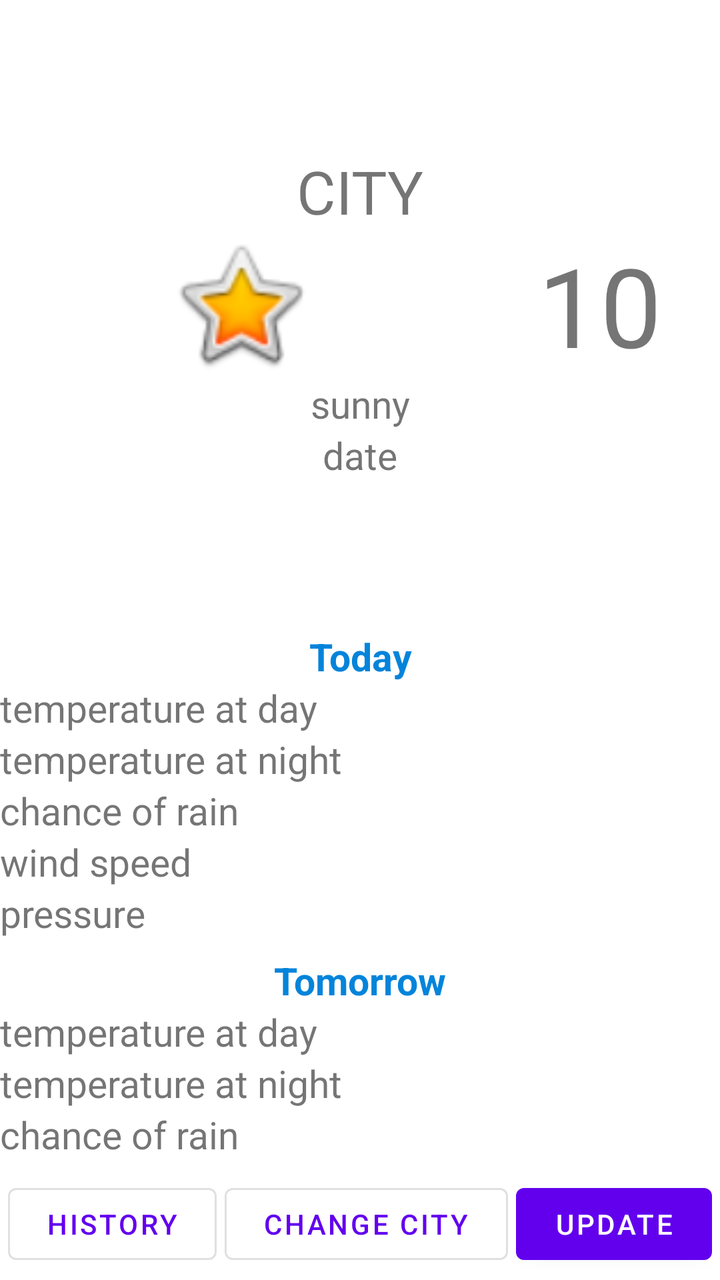
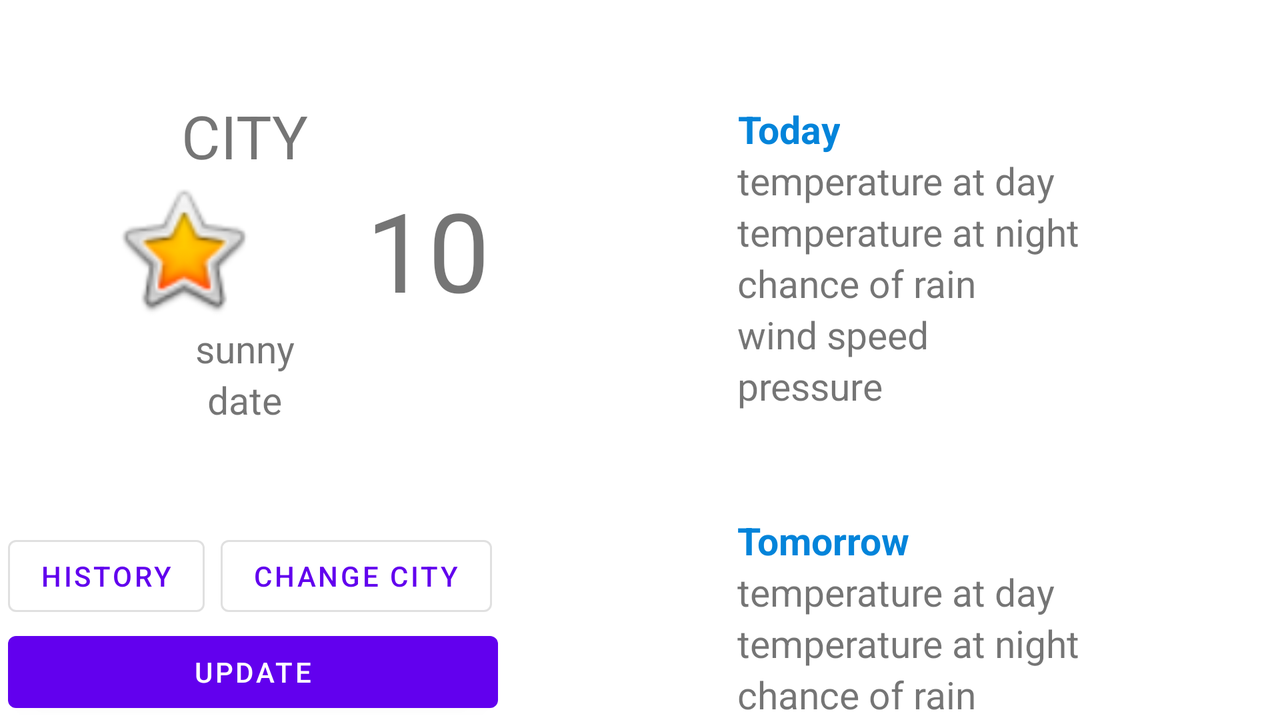

The same Android screen from two of the app's own layout files: first res/layout/ as a phone draws it, then the repository's variant for another configuration, drawn on a device whose configuration selects that folder. Both files follow.
<!-- AndroidManifest.xml: activity theme AppTheme.NoActionBar -->
<!-- res/layout/activity_main.xml -->
<?xml version="1.0" encoding="utf-8"?>
<androidx.constraintlayout.widget.ConstraintLayout xmlns:android="http://schemas.android.com/apk/res/android"
    xmlns:app="http://schemas.android.com/apk/res-auto"
    xmlns:tools="http://schemas.android.com/tools"
    android:layout_width="match_parent"
    android:layout_height="match_parent"
    tools:context=".MainActivity">


    <LinearLayout
        android:id="@+id/linearLayout"
        android:layout_width="match_parent"
        android:layout_height="wrap_content"
        android:orientation="vertical"
        app:layout_constraintBottom_toTopOf="@+id/today_textView"
        app:layout_constraintTop_toTopOf="parent">

        <TextView
            android:id="@+id/city_textView"
            android:layout_width="match_parent"
            android:layout_height="wrap_content"
            android:gravity="center"
            android:text="@string/city_text"
            android:textSize="@dimen/city_size_text" />

        <LinearLayout
            android:layout_width="match_parent"
            android:layout_height="wrap_content"
            android:orientation="horizontal">

            <ImageView
                android:id="@+id/precipitation_now_imageView"
                android:layout_width="183dp"
                android:layout_height="match_parent"
                android:layout_weight="1"
                app:srcCompat="@android:drawable/btn_star_big_on" />


            <TextView
                android:id="@+id/temp_now_textView"
                android:layout_width="wrap_content"
                android:layout_height="match_parent"
                android:layout_weight="1"
                android:gravity="center"
                android:text="@string/temp_now_initial"
                android:textSize="@dimen/temp_now_sise_text" />

        </LinearLayout>

        <TextView
            android:id="@+id/precipitation_now_textView"
            android:layout_width="match_parent"
            android:layout_height="wrap_content"
            android:gravity="center"
            android:text="@string/precipitation_now_initial"
            android:textSize="@dimen/basic_size_text" />

        <TextView
            android:id="@+id/date_now_textView"
            android:layout_width="match_parent"
            android:layout_height="wrap_content"
            android:gravity="center"
            android:text="@string/date_initial"
            android:textSize="@dimen/basic_size_text" />

    </LinearLayout>


    <TextView
        android:id="@+id/today_textView"
        android:layout_width="match_parent"
        android:layout_height="wrap_content"
        android:gravity="center"
        android:text="@string/today_text"
        android:textSize="@dimen/basic_size_text"
        android:textStyle="bold"
        style="@style/HeadersStartEnd"
        app:layout_constraintBottom_toTopOf="@+id/linearLayout2"
        app:layout_constraintStart_toStartOf="@+id/linearLayout2" />

    <LinearLayout
        android:id="@+id/linearLayout2"
        android:layout_width="match_parent"
        android:layout_height="wrap_content"
        android:layout_marginBottom="8dp"
        android:orientation="horizontal"
        app:layout_constraintBottom_toTopOf="@+id/tomorrow_textView">

        <LinearLayout
            android:layout_width="wrap_content"
            android:layout_height="match_parent"
            android:orientation="vertical">

            <TextView
                android:id="@+id/temp_at_day_today_textView"
                android:layout_width="match_parent"
                android:layout_height="wrap_content"
                android:text="@string/temperature_at_day_text"
                android:textSize="@dimen/basic_size_text" />

            <TextView
                android:id="@+id/temp_at_nihght_today_textView"
                android:layout_width="match_parent"
                android:layout_height="wrap_content"
                android:text="@string/temperature_at_night_text"
                android:textSize="@dimen/basic_size_text" />

            <TextView
                android:id="@+id/chance_of_rain_today_textView"
                android:layout_width="match_parent"
                android:layout_height="wrap_content"
                android:text="@string/chance_of_rain_text"
                android:textSize="@dimen/basic_size_text" />

            <TextView
                android:id="@+id/wind_today_textView"
                android:layout_width="match_parent"
                android:layout_height="wrap_content"
                android:text="@string/wind_text"
                android:textSize="@dimen/basic_size_text" />

            <TextView
                android:id="@+id/pressure_today_textView"
                android:layout_width="match_parent"
                android:layout_height="wrap_content"
                android:text="@string/pressure_text"
                android:textSize="@dimen/basic_size_text"/>

        </LinearLayout>

        <LinearLayout
            android:layout_width="match_parent"
            android:layout_height="match_parent"
            android:orientation="vertical">

            <TextView
                android:id="@+id/temp_at_day_today_value"
                android:layout_width="match_parent"
                android:layout_height="wrap_content"
                android:gravity="center"
                android:textSize="@dimen/basic_size_text" />

            <TextView
                android:id="@+id/temp_at_night_today_value"
                android:layout_width="match_parent"
                android:layout_height="wrap_content"
                android:gravity="center"
                android:textSize="@dimen/basic_size_text" />

            <TextView
                android:id="@+id/chance_of_rain_today_value"
                android:layout_width="match_parent"
                android:layout_height="wrap_content"
                android:gravity="center"
                android:textSize="@dimen/basic_size_text" />

            <TextView
                android:id="@+id/wind_today_value"
                android:layout_width="match_parent"
                android:layout_height="wrap_content"
                android:gravity="center"
                android:textSize="@dimen/basic_size_text" />

            <TextView
                android:id="@+id/pressure_today_value"
                android:layout_width="match_parent"
                android:layout_height="wrap_content"
                android:gravity="center"
                android:textSize="@dimen/basic_size_text" />

        </LinearLayout>
    </LinearLayout>

    <TextView
        android:id="@+id/tomorrow_textView"
        android:layout_width="match_parent"
        android:layout_height="wrap_content"
        android:gravity="center"
        android:text="@string/tomorrow_text"
        android:textSize="@dimen/basic_size_text"
        style="@style/HeadersStartEnd"
        android:textStyle="bold"
        app:layout_constraintBottom_toTopOf="@+id/linearLayout4" />

    <LinearLayout
        android:id="@+id/linearLayout4"
        android:layout_width="match_parent"
        android:layout_height="wrap_content"
        android:layout_marginBottom="8dp"
        android:orientation="horizontal"
        app:layout_constraintBottom_toTopOf="@+id/linearLayout3">

        <LinearLayout
            android:layout_width="wrap_content"
            android:layout_height="match_parent"
            android:orientation="vertical">

            <TextView
                android:id="@+id/temp_at_day_tomorrow_textView"
                android:layout_width="match_parent"
                android:layout_height="wrap_content"
                android:text="@string/temperature_at_day_text"
                android:textSize="@dimen/basic_size_text" />

            <TextView
                android:id="@+id/temp_at_night_tomorrow_textView"
                android:layout_width="match_parent"
                android:layout_height="wrap_content"
                android:text="@string/temperature_at_night_text"
                android:textSize="@dimen/basic_size_text" />

            <TextView
                android:id="@+id/chance_of_rain_tomorrow_textView"
                android:layout_width="match_parent"
                android:layout_height="wrap_content"
                android:text="@string/chance_of_rain_text"
                android:textSize="@dimen/basic_size_text" />

        </LinearLayout>

        <LinearLayout
            android:layout_width="match_parent"
            android:layout_height="match_parent"
            android:orientation="vertical">

            <TextView
                android:id="@+id/temp_at_day_tomorrow_value"
                android:layout_width="match_parent"
                android:layout_height="wrap_content"
                android:gravity="center"
                android:textSize="@dimen/basic_size_text" />

            <TextView
                android:id="@+id/temp_at_night_tomorrow_value"
                android:layout_width="match_parent"
                android:layout_height="wrap_content"
                android:gravity="center"
                android:textSize="@dimen/basic_size_text" />

            <TextView
                android:id="@+id/chance_of_rain_tomorrow_value"
                android:layout_width="match_parent"
                android:layout_height="wrap_content"
                android:gravity="center"
                android:textSize="@dimen/basic_size_text" />

        </LinearLayout>
    </LinearLayout>

    <LinearLayout
        android:id="@+id/linearLayout3"
        android:layout_width="match_parent"
        android:layout_height="wrap_content"
        android:orientation="horizontal"
        android:layout_marginTop="4dp"
        android:layout_marginBottom="4dp"
        app:layout_constraintBottom_toBottomOf="parent">

        <com.google.android.material.button.MaterialButton
            android:id="@+id/history_button"
            android:layout_width="wrap_content"
            android:layout_height="wrap_content"
            android:layout_weight="1"
            android:layout_marginStart="4dp"
            android:layout_marginEnd="4dp"
            style="?attr/materialButtonOutlinedStyle"
            android:text="@string/history_button_text" />

        <com.google.android.material.button.MaterialButton
            android:id="@+id/change_city_button"
            android:layout_width="wrap_content"
            android:layout_height="wrap_content"
            android:layout_weight="1"
            style="?attr/materialButtonOutlinedStyle"
            android:text="@string/change_city_text" />

        <com.google.android.material.button.MaterialButton
            android:id="@+id/update_button"
            android:layout_width="wrap_content"
            android:layout_height="wrap_content"
            android:layout_weight="1"
            android:layout_marginStart="4dp"
            android:layout_marginEnd="4dp"
            android:text="@string/update_text" />

    </LinearLayout>

</androidx.constraintlayout.widget.ConstraintLayout>
<!-- resources referenced by this layout -->
<resources>
  <dimen name="basic_size_text">19sp</dimen>
  <dimen name="city_size_text">30sp</dimen>
  <dimen name="temp_now_sise_text">55sp</dimen>
  <string name="chance_of_rain_text">сhance of rain</string>
  <string name="change_city_text">CHANGE CITY</string>
  <string name="city_text">CITY</string>
  <string name="date_initial">date</string>
  <string name="history_button_text">HISTORY</string>
  <string name="precipitation_now_initial">sunny</string>
  <string name="pressure_text">pressure</string>
  <string name="temp_now_initial">10</string>
  <string name="temperature_at_day_text">temperature at day</string>
  <string name="temperature_at_night_text">temperature at night</string>
  <string name="today_text">Today</string>
  <string name="tomorrow_text">Tomorrow</string>
  <string name="update_text">UPDATE</string>
  <string name="wind_text">wind speed</string>
  <style name="HeadersStartEnd">
          <item name="android:textColor">@color/colorHeaders</item>
      </style>
  <style name="AppTheme.NoActionBar">
          <item name="windowActionBar">false</item>
          <item name="windowNoTitle">true</item>
      </style>
  <color name="colorHeaders">#0384da</color>
</resources>
<!-- res/layout-land/activity_main.xml (the repository's variant of the layout above) -->
<!-- drawn on the phone turned sideways -->
<?xml version="1.0" encoding="utf-8"?>
<androidx.constraintlayout.widget.ConstraintLayout xmlns:android="http://schemas.android.com/apk/res/android"
    xmlns:tools="http://schemas.android.com/tools"
    android:layout_width="match_parent"
    android:layout_height="match_parent"
    xmlns:app="http://schemas.android.com/apk/res-auto"
    tools:context=".MainActivity">

    <LinearLayout
        android:id="@+id/linearLayout"
        android:layout_width="wrap_content"
        android:layout_height="wrap_content"
        android:orientation="vertical"
        app:layout_constraintBottom_toTopOf="@+id/linearLayout3"
        app:layout_constraintTop_toTopOf="parent">

        <TextView
            android:id="@+id/city_textView"
            android:layout_width="match_parent"
            android:layout_height="wrap_content"
            android:gravity="center"
            android:text="@string/city_text"
            android:textSize="@dimen/city_size_text" />

        <LinearLayout
            android:layout_width="match_parent"
            android:layout_height="wrap_content"
            android:orientation="horizontal">


            <ImageView
                android:id="@+id/precipitation_now_imageView"
                android:layout_width="183dp"
                android:layout_height="match_parent"
                android:layout_weight="1"
                app:srcCompat="@android:drawable/btn_star_big_on" />

            <TextView
                android:id="@+id/temp_now_textView"
                android:layout_width="wrap_content"
                android:layout_height="match_parent"
                android:layout_weight="1"
                android:gravity="center"
                android:text="@string/temp_now_initial"
                android:textSize="@dimen/temp_now_sise_text" />

        </LinearLayout>

        <TextView
            android:id="@+id/precipitation_now_textView"
            android:layout_width="match_parent"
            android:layout_height="wrap_content"
            android:gravity="center"
            android:text="@string/precipitation_now_initial"
            android:textSize="@dimen/basic_size_text" />

        <TextView
            android:id="@+id/date_now_textView"
            android:layout_width="match_parent"
            android:layout_height="wrap_content"
            android:gravity="center"
            android:text="@string/date_initial"
            android:textSize="@dimen/basic_size_text" />

    </LinearLayout>

    <TextView
        android:id="@+id/today_textView"
        android:layout_width="wrap_content"
        android:layout_height="wrap_content"
        android:gravity="center"
        android:text="@string/today_text"
        android:textSize="@dimen/basic_size_text"
        android:textStyle="bold"
        style="@style/HeadersStartEnd"
        app:layout_constraintBottom_toTopOf="@+id/linearLayout2"
        app:layout_constraintStart_toStartOf="@+id/linearLayout2" />

    <LinearLayout
        android:id="@+id/linearLayout2"
        android:layout_width="wrap_content"
        android:layout_height="wrap_content"
        android:orientation="horizontal"
        app:layout_constraintBottom_toTopOf="@+id/linearLayout4"
        app:layout_constraintEnd_toEndOf="parent"
        app:layout_constraintTop_toTopOf="parent">

        <LinearLayout
            android:layout_width="wrap_content"
            android:layout_height="match_parent"
            android:orientation="vertical">

            <TextView
                android:id="@+id/temp_at_day_today_textView"
                android:layout_width="match_parent"
                android:layout_height="wrap_content"
                android:text="@string/temperature_at_day_text"
                android:textSize="@dimen/basic_size_text" />

            <TextView
                android:id="@+id/temp_at_nihght_today_textView"
                android:layout_width="match_parent"
                android:layout_height="wrap_content"
                android:text="@string/temperature_at_night_text"
                android:textSize="@dimen/basic_size_text" />

            <TextView
                android:id="@+id/chance_of_rain_today_textView"
                android:layout_width="match_parent"
                android:layout_height="wrap_content"
                android:text="@string/chance_of_rain_text"
                android:textSize="@dimen/basic_size_text" />

            <TextView
                android:id="@+id/wind_today_textView"
                android:layout_width="match_parent"
                android:layout_height="wrap_content"
                android:text="@string/wind_text"
                android:textSize="@dimen/basic_size_text" />

            <TextView
                android:id="@+id/pressure_today_textView"
                android:layout_width="match_parent"
                android:layout_height="wrap_content"
                android:text="@string/pressure_text"
                android:textSize="@dimen/basic_size_text" />

        </LinearLayout>

        <LinearLayout
            android:layout_width="100dp"
            android:layout_height="match_parent"
            android:orientation="vertical">

            <TextView
                android:id="@+id/temp_at_day_today_value"
                android:layout_width="match_parent"
                android:layout_height="wrap_content"
                android:gravity="center"
                android:textSize="@dimen/basic_size_text" />

            <TextView
                android:id="@+id/temp_at_night_today_value"
                android:layout_width="match_parent"
                android:layout_height="wrap_content"
                android:gravity="center"
                android:textSize="@dimen/basic_size_text" />

            <TextView
                android:id="@+id/chance_of_rain_today_value"
                android:layout_width="match_parent"
                android:layout_height="wrap_content"
                android:gravity="center"
                android:textSize="@dimen/basic_size_text" />

            <TextView
                android:id="@+id/wind_today_value"
                android:layout_width="match_parent"
                android:layout_height="wrap_content"
                android:gravity="center"
                android:textSize="@dimen/basic_size_text" />

            <TextView
                android:id="@+id/pressure_today_value"
                android:layout_width="match_parent"
                android:layout_height="wrap_content"
                android:gravity="center"
                android:textSize="@dimen/basic_size_text" />

        </LinearLayout>
    </LinearLayout>


    <TextView
        android:id="@+id/tomorrow_textView"
        android:layout_width="wrap_content"
        android:layout_height="wrap_content"
        android:gravity="center"
        android:text="@string/tomorrow_text"
        android:textSize="@dimen/basic_size_text"
        android:textStyle="bold"
        style="@style/HeadersStartEnd"
        app:layout_constraintBottom_toTopOf="@+id/linearLayout4"
        app:layout_constraintStart_toStartOf="@+id/linearLayout4" />

    <LinearLayout
        android:id="@+id/linearLayout4"
        android:layout_width="wrap_content"
        android:layout_height="wrap_content"
        android:orientation="horizontal"
        app:layout_constraintBottom_toBottomOf="parent"
        app:layout_constraintEnd_toEndOf="parent">

        <LinearLayout
            android:layout_width="wrap_content"
            android:layout_height="match_parent"
            android:orientation="vertical">

            <TextView
                android:id="@+id/temp_at_day_tomorrow_textView"
                android:layout_width="match_parent"
                android:layout_height="wrap_content"
                android:text="@string/temperature_at_day_text"
                android:textSize="@dimen/basic_size_text" />

            <TextView
                android:id="@+id/temp_at_night_tomorrow_textView"
                android:layout_width="match_parent"
                android:layout_height="wrap_content"
                android:text="@string/temperature_at_night_text"
                android:textSize="@dimen/basic_size_text" />

            <TextView
                android:id="@+id/chance_of_rain_tomorrow_textView"
                android:layout_width="match_parent"
                android:layout_height="wrap_content"
                android:text="@string/chance_of_rain_text"
                android:textSize="@dimen/basic_size_text" />

        </LinearLayout>

        <LinearLayout
            android:layout_width="100dp"
            android:layout_height="match_parent"
            android:orientation="vertical">

            <TextView
                android:id="@+id/temp_at_day_tomorrow_value"
                android:layout_width="match_parent"
                android:layout_height="wrap_content"
                android:gravity="center"
                android:textSize="@dimen/basic_size_text" />

            <TextView
                android:id="@+id/temp_at_night_tomorrow_value"
                android:layout_width="match_parent"
                android:layout_height="wrap_content"
                android:gravity="center"
                android:textSize="@dimen/basic_size_text" />

            <TextView
                android:id="@+id/chance_of_rain_tomorrow_value"
                android:layout_width="match_parent"
                android:layout_height="wrap_content"
                android:gravity="center"
                android:textSize="@dimen/basic_size_text" />

        </LinearLayout>
    </LinearLayout>

    <LinearLayout
        android:id="@+id/linearLayout3"
        android:layout_width="wrap_content"
        android:layout_height="wrap_content"
        android:orientation="horizontal"
        app:layout_constraintBottom_toTopOf="@+id/update_button"
        app:layout_constraintStart_toStartOf="parent">

        <com.google.android.material.button.MaterialButton
            android:id="@+id/history_button"
            style="?attr/materialButtonOutlinedStyle"
            android:layout_width="wrap_content"
            android:layout_height="wrap_content"
            android:layout_marginStart="4dp"
            android:layout_marginTop="4dp"
            android:layout_marginEnd="4dp"
            android:layout_weight="1"
            android:text="@string/history_button_text" />


        <com.google.android.material.button.MaterialButton
            android:id="@+id/change_city_button"
            style="?attr/materialButtonOutlinedStyle"
            android:layout_width="wrap_content"
            android:layout_height="wrap_content"
            android:layout_marginStart="4dp"
            android:layout_marginTop="4dp"
            android:layout_marginEnd="4dp"
            android:layout_weight="1"
            android:text="@string/change_city_text" />

    </LinearLayout>

    <com.google.android.material.button.MaterialButton
        android:id="@+id/update_button"
        android:layout_width="245dp"
        android:layout_height="wrap_content"
        android:layout_marginStart="4dp"
        android:layout_weight="1"
        android:text="@string/update_text"
        app:layout_constraintBottom_toBottomOf="parent"
        app:layout_constraintStart_toStartOf="parent" />

</androidx.constraintlayout.widget.ConstraintLayout>
